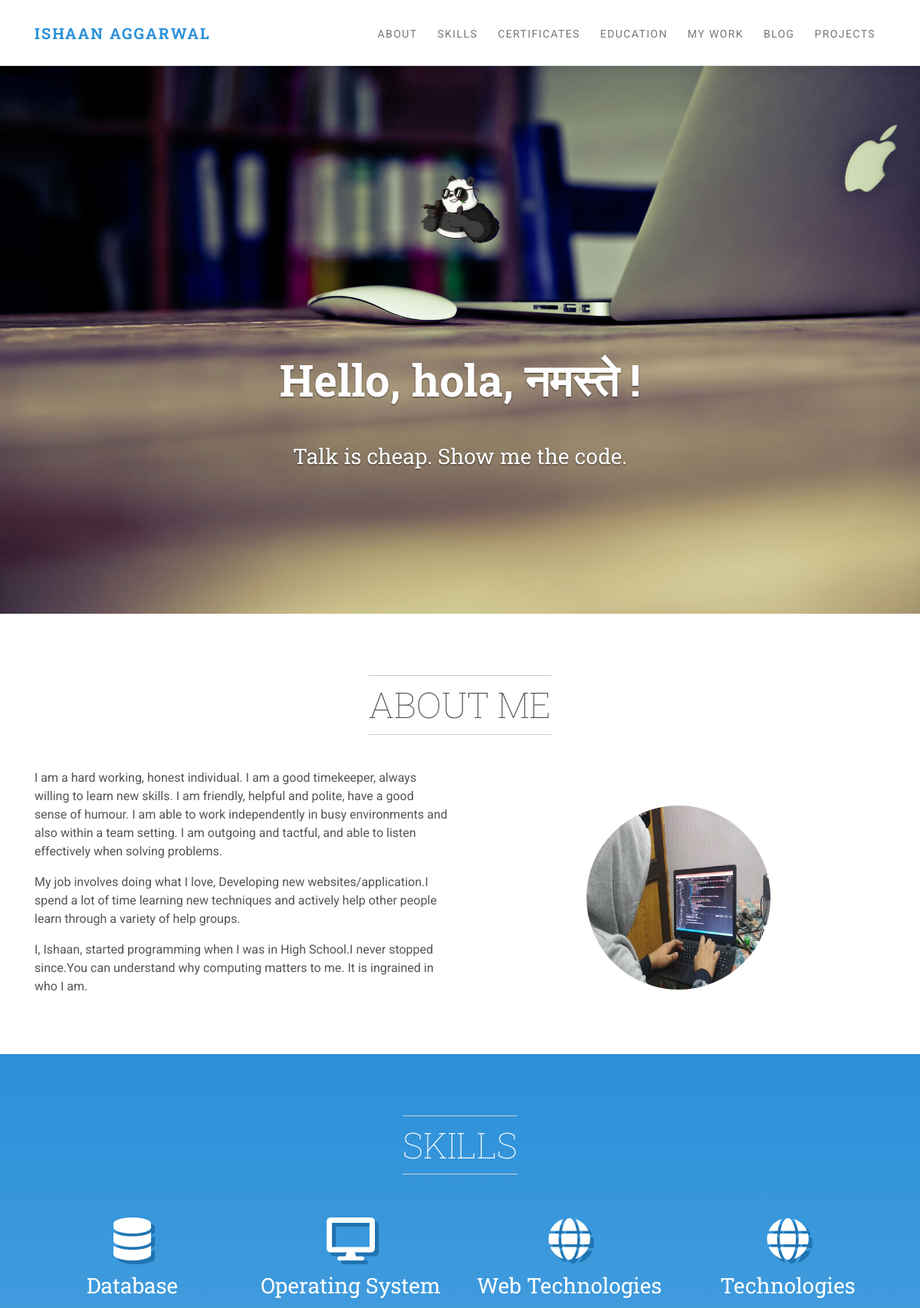
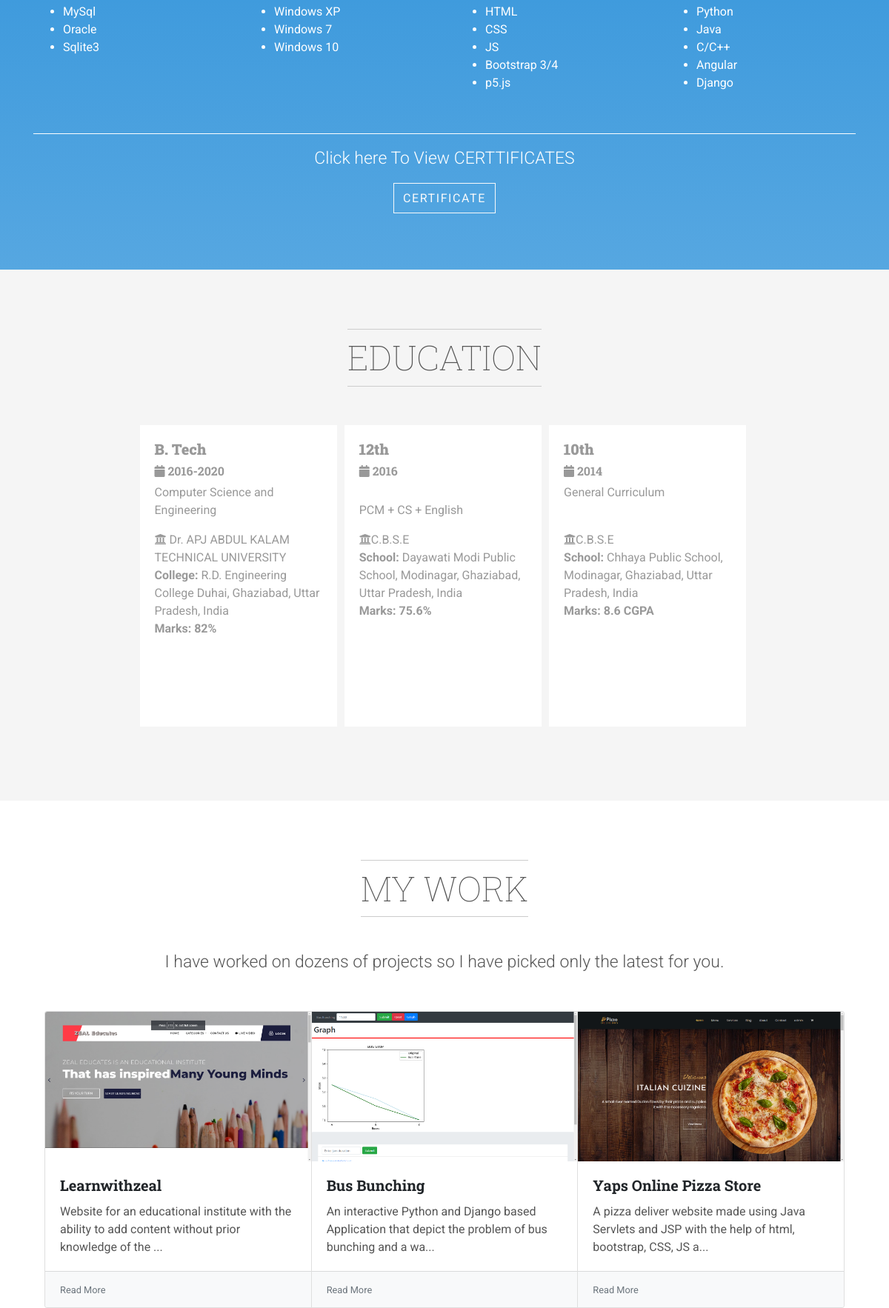
The page / (upper part) on the database its author committed (2 pictures, top to bottom).
### myapp/models.py (models this page shows, shortened)
class Language(models.Model):
    name = models.CharField(max_length=20)

class Project(models.Model):
    title = models.CharField(max_length=100)
    description = models.TextField()
    technology = models.ManyToManyField('Category', related_name="technology")
    date = models.CharField(max_length=20, default='jkl')
    image = models.ImageField(upload_to='project/')
    video = models.TextField(blank=True)
    git = models.TextField(blank=True)
    slide = models.TextField(blank=True)
    document = models.TextField(blank=True)

### my_portfolio/views.py (the view)
# urls.py: path('', cv, name='cv'),
def cv(request):
    projects = Project.objects.all().order_by('-id')[:3]
    languages = Language.objects.all()
    context = {
        'projects': projects,
        'languages': languages
    }
    return render(request, 'portfolio/ind.html', context)

### myapp/templates/portfolio/ind.html (shortened to what this page needs)
{% extends 'portfolio/base.html' %}
{% block body %}
<section id="intro" style="background: url(/media/project/img/home.jpg) center center no-repeat;
      background-size: cover;" class="intro-section pb-2">
  <div class="container text-center">
    <div data-animate="fadeInDown" class="logo"><img src="/media/project/img/logo-big.png" alt="logo" width="130"></div>
    <h1 data-animate="fadeInDown" class="text-shadow mb-5">Hello, hola, नमस्ते !</h1>
    <p data-animate="slideInUp" class="h3 text-shadow text-400">Talk is cheap. Show me the code.</p>
  </div>
</section>
<section id="about" class="about-section">
  <div class="container">
    <header class="text-center">
      <h2 class="title">About me</h2>
    </header>
    <div class="row">
      <br>
      <div class="col-lg-6">
        <p>
          I am a hard working, honest individual. I am a good timekeeper, always willing to learn new skills. I am
          friendly, helpful and polite, have a good sense of humour. I am able to work independently in busy
          environments and also within a team setting. I am outgoing and tactful, and able to listen effectively
          when solving problems.
        </p>
        <p>
          My job involves doing what I love, Developing new websites/application.I spend a lot of time learning new
          techniques and actively help other people learn through a variety of help groups.
        </p>
        <p>
          I, Ishaan, started programming when I was in High School.I never stopped since.You can understand why
          computing matters to me. It is ingrained in who I am.
        </p>
      </div>
      <div class="col-lg-6">
        <div class="col-sm-6 mx-auto mt-5"><img src="/media/project/img/about.jpg"
            alt="This is me - Ishaan" class="image rounded-circle img-fluid"></div>
      </div>
    </div>
  </div>
</section>
<section id="skills" class="bg-gradient services-section">
  <div class="container">
    <header class="text-center">
      <h2 class="title">Skills</h2>
    </header>
    <div class="row services text-center">
      <div class="col-lg-3">
        <div class="icon"><i class="fa fa-database" aria-hidden="true"></i></div>
        <h3 class="heading mb-3 text-400">Database</h3>
        <p>
        <ul>
          <li class="text-left">MySql</li>
          <li class="text-left">Oracle</li>
          <li class="text-left">Sqlite3</li>
        </ul>
        </p>
      </div>
      <div class="col-lg-3">
        <div class="icon"><i class="fa fa-desktop"></i></div>
        <h3 class="heading mb-3 text-400">Operating System</h3>
        <p>
        <ul class="text-left">
          <li>Windows XP</li>
          <li>Windows 7</li>
          <li>Windows 10</li>
        </ul>
        </p>
      </div>
      <div class="col-lg-3">
        <div class="icon"><i class="fa fa-globe"></i></div>
        <h3 class="heading mb-3 text-400">Web Technologies</h3>
        <ul class="text-left">
          <li>HTML</li>
          <li>CSS</li>
          <li>JS</li>
          <li>Bootstrap 3/4</li>
          <li>p5.js</li>
        </ul>
      </div>
      <div class="col-lg-3">
        <div class="icon"><i class="fa fa-globe"></i></div>
        <h3 class="heading mb-3 text-400">Technologies</h3>
        <ul class="text-left">
          {% for language in languages %}
          <li>{{ language.name }}</li>
          {% endfor %}
        </ul>
      </div>
    </div>
    <br>
    <hr data-animate="fadeInUp">
    <div class="text-center">
      <p class="lead">Click here To View CERTTIFICATES</p>
      <p><a href="{% url 'certificate' %}" target="_blank" class="btn btn-outline-light link-scroll">Certificate</a></p>
    </div>
  </div>
</section>
<section id="education" class="testimonials-section bg-gray">
  <div class="container">
    <header class="text-center mb-2">
      <h2 class="title">EDUCATION</h2>
    </header>
    <ul class="owl-carousel owl-theme testimonials equalize-height"
      style="text-align: -webkit-center;">
      <li class="item">
        <div class="testimonial full-height">
          <div class="text">
            <h5><b>B. Tech</b></h5>
            <h6><i class="fa fa-calendar"></i>&nbsp2016-2020</h6>
            <p>Computer Science and Engineering</p>
            <i class="fa fa-university" aria-hidden="true"></i> Dr. APJ ABDUL KALAM TECHNICAL UNIVERSITY<br>
            <b>College: </b>R.D. Engineering College Duhai, Ghaziabad, Uttar Pradesh, India<br>
            <b>Marks: 82%</b>
          </div>
        </div>
      </li>
      <li class="item">
        <div class="testimonial full-height">
          <div class="text">
            <h5><b>12th</b></h5>
            <h6><i class="fa fa-calendar"></i>&nbsp;2016</h6>
            <br>
            <p>PCM + CS + English</p>
            <i class="fa fa-university" aria-hidden="true"></i>C.B.S.E<br>
            <b>School: </b>Dayawati Modi Public School, Modinagar, Ghaziabad, Uttar Pradesh, India<br>
            <b>Marks: 75.6%</b>
          </div>
        </div>
      </li>
      <li class="item">
        <div class="testimonial full-height">
          <div class="text">
            <h5><b>10th</b></h5>
            <h6><i class="fa fa-calendar"></i>&nbsp;2014</h6>
            <p>General Curriculum</p>
            <br>
            <i class="fa fa-university" aria-hidden="true"></i>C.B.S.E<br>
            <b>School: </b>Chhaya Public School, Modinagar, Ghaziabad, Uttar Pradesh, India<br>
            <b>Marks: 8.6 CGPA</b>
          </div>
        </div>
      </li>
    </ul>
  </div>
</section>
<section id="references" style="padding-bottom: 0;">
  <div class="container">
    <div class="col-sm-12">
      <div class="mb-5 text-center">
        <h2 class="title">My work</h2>
        <p class="lead">I have worked on dozens of projects so I have picked only the latest for
          you.</p>
      </div>
      <div id="references-masonry">
        <div class="card-group">
          {% for project in projects %}
          <div class="card">
            <img class="card-img-top" src="{{ project.image.url }}" alt="{{ project.title|title }}">
            <div class="card-body">
              <h5 class="card-title">{{ project.title|title }}</h5>
              <p class="card-text">{{ project.description|slice:":100" }}...</p>
            </div>
            <a href="{% url 'project_detail' project.pk %}" style="text-decoration: none;">
              <div class="card-footer">
                <small class="text-muted">Read More</small>
              </div>
            </a>
          </div>
          {% endfor %}
        </div>
      </div>
    </div>
  </div>
  <br><br>
  <br>
</section>
{% endblock %}

### project/CSS/base.css (style rules this page uses)
body { background: #fbfbfd; }
h1, h2, h3, h4, h5, h6 { color: #4b505e; }

### project/CSS/style.default.css (style rules this page uses)
[data-animate] { visibility: hidden; }
.animated { visibility: visible; -webkit-animation-duration: 1.5s; animation-duration: 1.5s; }
body { color: #555; }
p { color: #555; }
section { padding: 60px 0; position: relative; }
.text-shadow { text-shadow: 0 1px 2px rgba(0, 0, 0, 0.6); }
.text-400 { font-weight: 400 !important; }
.title { display: inline-block; font-size: 2.9rem; font-weight: 100; padding: 10px 0; margin-bottom: 44px; text-align: center; border-bottom: solid 1px #ccc; border-top: solid 1px #ccc; text-transform: uppercase; letter-spacing: 0.1em; line-height: 1.2; color: #555; margin-top: 20px; letter-spacing: 0; }
.bg-gradient { background: -webkit-gradient(linear, left top, left bottom, from(#4fbfa8), to(#74cdba)) !important; background: linear-gradient(to bottom, #4fbfa8, #74cdba) !important; color: #fff; }
.bg-gradient * { color: inherit; }
.bg-gray { background: #f5f5f5; }
.intro-section { padding-top: 150px; color: #fff; }
.intro-section .logo, .intro-section p { margin-bottom: 120px; }
@media (min-width: 992px) { .intro-section { min-height: 100vh; display: -webkit-box; display: -ms-flexbox; display: flex; -webkit-box-align: center; -ms-flex-align: center; align-items: center; } }
.services-section hr { border-color: #fff; }
.services-section .icon { font-size: 3.5rem; text-shadow: 5px 5px 0 #3aa18c; }
.testimonials { padding: 0; margin-bottom: 40px; }
.testimonials .item { list-style-type: none; margin: 0 5px; background: #fff; padding-bottom: 60px; }
.testimonials .item .testimonial { position: relative; padding: 20px; }
.testimonials .item .testimonial::after { display: block; clear: both; content: ""; }
.testimonials .item .testimonial .text { color: #999; margin-bottom: 40px; }
.testimonials .item .testimonial .text p { color: inherit; }
.equalize-height .owl-stage .owl-item .item { height: 100%; }
.equalize-height .owl-stage .owl-item .full-height { height: 100%; }
.full-height { height: 100% !important; }
.btn { font-weight: 400; border: 1px solid transparent; text-transform: uppercase; letter-spacing: 0.1em; padding: 0.45rem 0.75rem; font-size: 1rem; line-height: 1.5; border-radius: 0rem; -webkit-transition: color 0.15s ease-in-out, background-color 0.15s ease-in-out, border-color 0.15s ease-in-out, -webkit-box-shadow 0.15s ease-in-out; transition: color 0.15s ease-in-out, background-color 0.15s ease-in-out, border-color 0.15s ease-in-out, -webkit-box-shadow 0.15s ease-in-out; transition: color 0.15s ease-in-out, background-color 0.15s ease-in-out, border-color 0.15s ease-in-out, box-shadow 0.15s ease-in-out; transition: color 0.15s ease-in-out, background-color 0.15s ease-in-out, border-color 0.15s ease-in-out, box-shadow 0.15s ease-in-out, -webkit-box-shadow 0.15s ease-in-out; }
.btn-outline-light { color: #f8f9fa; background-color: transparent; background-image: none; border-color: #f8f9fa; }
body { font-family: "Roboto", sans-serif; font-size: 1rem; font-weight: 400; line-height: 1.5; color: #212529; background-color: #fff; }
a { color: #4fbfa8; text-decoration: none; }
h1, h2, h3, h4, h5, h6, .h1, .h2, .h3, .h4, .h5, .h6 { margin-bottom: 0.5rem; font-family: "Roboto Slab", serif; font-weight: 700; line-height: 1.2; color: inherit; }
h1, .h1 { font-size: 3.6rem; }
h2, .h2 { font-size: 2.15rem; }
h3, .h3 { font-size: 1.75rem; }
h5, .h5 { font-size: 1.25rem; }
h6, .h6 { font-size: 1rem; }
.lead { font-size: 1.4375rem; font-weight: 300; }
hr { border-top: 1px solid rgba(0, 0, 0, 0.1); }
small, .small { font-size: 80%; font-weight: 400; }
.card { background-color: #fff; border: 1px solid rgba(0, 0, 0, 0.125); border-radius: 0.25rem; }
.card-body { padding: 1.25rem; }
.card-title { margin-bottom: 0.75rem; }
.card-footer { padding: 0.75rem 1.25rem; background-color: #f8f9fa; border-top: 1px solid rgba(0, 0, 0, 0.125); }
.card-footer:last-child { border-radius: 0 0 calc(0.25rem - 1px) calc(0.25rem - 1px); }
.card-img-top { border-top-left-radius: calc(0.25rem - 1px); border-top-right-radius: calc(0.25rem - 1px); }

### myapp/templates/portfolio/ind.html (style rules this page uses)
.item { text-align: left; }

### rows shown on the page
Language: name "Python"
Language: name "Java"
Language: name "C/C++"
Language: name "Angular"
Language: name "Django"
Project: image (picture), title "Learnwithzeal", description "Website for an educational institute with the ability to add content without prior knowledge of the"
Project: image (picture), title "Bus Bunching", description "An interactive Python and Django based Application that depict the problem of bus bunching and a wa"
Project: image (picture), title "Yaps Online Pizza Store", description "A pizza deliver website made using Java Servlets and JSP with the help of html, bootstrap, CSS, JS a"
